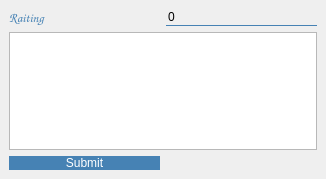
<?xml version="1.0" encoding="UTF-8"?>
<ui version="4.0">
 <class>EndRide</class>
 <widget class="QMainWindow" name="EndRide">
  <property name="geometry">
   <rect>
    <x>0</x>
    <y>0</y>
    <width>326</width>
    <height>179</height>
   </rect>
  </property>
  <property name="windowTitle">
   <string>End of taxi ride</string>
  </property>
  <property name="styleSheet">
   <string notr="true">QLineEdit
{
background: transparent;
border: none;
border-bottom: 1px solid steelblue;
font: 16pt &quot;Comic Sans MS&quot;;
}
QLineEdit:focus {
 outline:none; }

QLabel{
	color: steelblue;
	font: 10pt &quot;Comic Sans MS&quot;;
	font-weight:bold;
}


QSpinBox{
background: transparent;
border: none;
border-bottom: 1px solid steelblue;
font: 12pt &quot;Comic Sans MS&quot;;
}

QPushButton{
color: white;
background: steelblue;
border-radius: 60px;
font: 12pt &quot;Comic Sans MS&quot;;
}

</string>
  </property>
  <widget class="QWidget" name="centralwidget">
   <layout class="QGridLayout" name="gridLayout">
    <item row="0" column="0">
     <widget class="QLabel" name="label_raiting">
      <property name="font">
       <font>
        <family>Comic Sans MS</family>
        <pointsize>10</pointsize>
        <weight>75</weight>
        <italic>false</italic>
        <bold>true</bold>
       </font>
      </property>
      <property name="styleSheet">
       <string notr="true"/>
      </property>
      <property name="text">
       <string>Raiting</string>
      </property>
     </widget>
    </item>
    <item row="0" column="1">
     <widget class="QSpinBox" name="spinBox_raiting">
      <property name="styleSheet">
       <string notr="true"/>
      </property>
      <property name="maximum">
       <number>5</number>
      </property>
     </widget>
    </item>
    <item row="1" column="0" colspan="2">
     <widget class="QPlainTextEdit" name="plainTextEdit">
      <property name="styleSheet">
       <string notr="true">font: 12pt &quot;Comic Sans MS&quot;;
color: steelblue;</string>
      </property>
     </widget>
    </item>
    <item row="2" column="0">
     <widget class="QPushButton" name="Comment">
      <property name="styleSheet">
       <string notr="true"/>
      </property>
      <property name="text">
       <string>Submit</string>
      </property>
     </widget>
    </item>
   </layout>
  </widget>
 </widget>
 <resources/>
 <connections/>
</ui>
